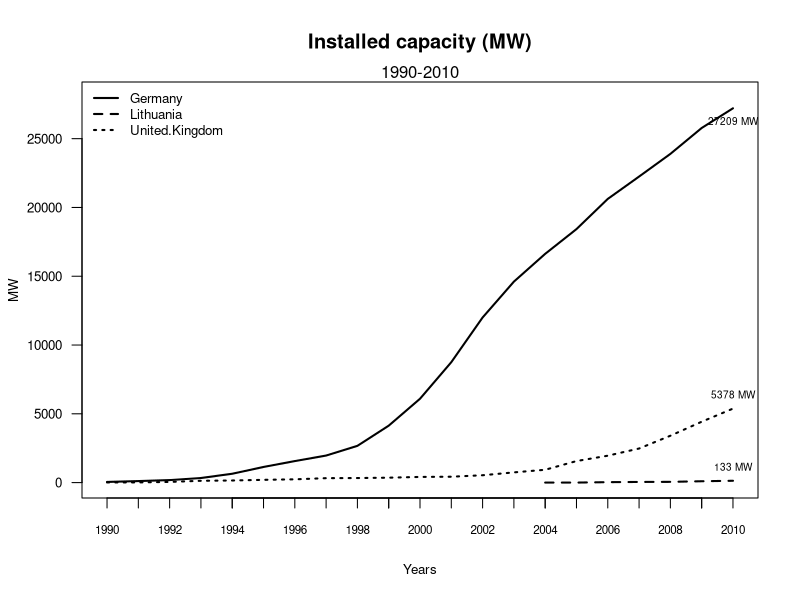

Recreate this plot in R.
####################
#
#	Title: Installed capacity (MW)
#	Source: Eurostat (nrg_113a)
#	Notes: Onshore and offshore wind turbines. Sum of main activity producers and autoproducers
#
####################

subsetx = c(14:21)

capacity = read.csv("eurostat-nrg_113a_capacity-wind-MW.csv")
pdf(file="figure_capacity.pdf", height=3.5, width=5)
plot(capacity$Germany, type="l", ylim=range(0,28000), axes=F, ann=T, xlab="Years", ylab="MW", cex.lab=0.8, lwd=2)
axis(1, lab=F) #disable labels on x-axis
axis(1, at=1:21, lab=capacity$X, cex.axis=0.7)
axis(2, las=1, cex.axis=0.8)
box()
lines(x=c(15:21), y=capacity$Lithuania[15:21], type="l", lty=2, lwd=2) # only plot line from 2004
lines(capacity$United.Kingdom, type="l", lty=3, lwd=2)

#Adding labels and points to year 2010
#points(x=21,y=capacity$Germany[21], pch=16)
text(21, capacity$Germany[21], paste(capacity$Germany[21],"MW"), cex=0.6, pos=1)
#points(x=21,y=capacity$Lithuania[21], pch=17)
text(21, capacity$Lithuania[21], paste(capacity$Lithuania[21],"MW"), cex=0.6, pos=3)
#points(x=21,y=capacity$United.Kingdom[21], pch=15)
text(21, capacity$United.Kingdom[21], paste(capacity$United.Kingdom[21],"MW"), cex=0.6, pos=3)

title(main="Installed capacity (MW)")
mtext("1990-2010");
legend("topleft", names(capacity[-1]), cex=0.8, lty=1:3, lwd=2, bty="n");
dev.off()
